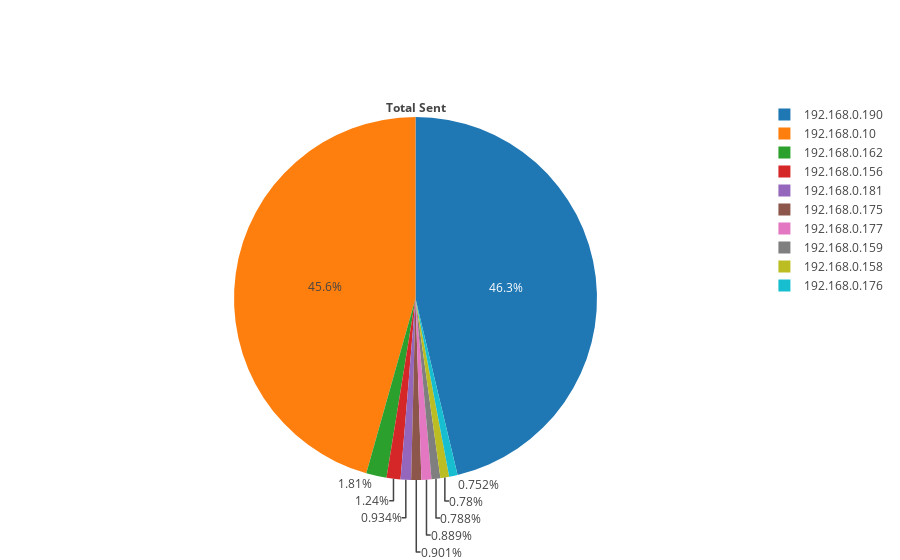

This figure's notebook cell:
### Code cell
data_filter=data.groupby(['IP'])['Total Sent'].agg('sum').sort_values(ascending=False).iloc[1:11].to_frame().reset_index()
x=data_filter['IP'].tolist()
y=data_filter['Total Sent'].tolist()
labels = x
values = y

trace = go.Pie(title='<b>Total Sent</b>',
               labels=labels,
               values=values)

iplot([trace], filename='basic_pie_chart')

### Figure 1 — Plotly figure (JSON) as saved in the notebook; plotly's stock layout.template omitted (floating-point values rounded to 4 significant figures)
{"data": [{"labels": ["192.168.0.190", "192.168.0.10", "192.168.0.162", "192.168.0.156", "192.168.0.181", "192.168.0.175", "192.168.0.177", "192.168.0.159", "192.168.0.158", "192.168.0.176"], "title": {"text": "<b>Total Sent</b>"}, "type": "pie", "uid": "9cccd8f4-2e43-4297-aef5-46d72a7abf93", "values": [617374262, 608803668, 24208988, 16530287, 12459374, 12022903, 11860791, 10516534, 10408294, 10028781]}], "layout": {}}
